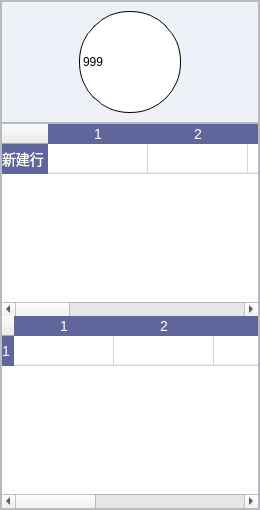
         <widget class="QWidget" name="page_home">
          <property name="sizePolicy">
           <sizepolicy hsizetype="Preferred" vsizetype="Preferred">
            <horstretch>0</horstretch>
            <verstretch>0</verstretch>
           </sizepolicy>
          </property>
          <layout class="QVBoxLayout" name="verticalLayout_3">
           <property name="spacing">
            <number>0</number>
           </property>
           <property name="leftMargin">
            <number>0</number>
           </property>
           <property name="topMargin">
            <number>0</number>
           </property>
           <property name="rightMargin">
            <number>0</number>
           </property>
           <property name="bottomMargin">
            <number>0</number>
           </property>
           <item>
            <widget class="QFrame" name="frame_home">
             <property name="styleSheet">
              <string notr="true">QFrame{
    background-color: #EEF1F7
}</string>
             </property>
             <property name="frameShape">
              <enum>QFrame::StyledPanel</enum>
             </property>
             <property name="frameShadow">
              <enum>QFrame::Raised</enum>
             </property>
             <layout class="QVBoxLayout" name="verticalLayout_14">
              <property name="spacing">
               <number>0</number>
              </property>
              <property name="leftMargin">
               <number>0</number>
              </property>
              <property name="topMargin">
               <number>0</number>
              </property>
              <property name="rightMargin">
               <number>0</number>
              </property>
              <property name="bottomMargin">
               <number>0</number>
              </property>
              <item>
               <widget class="QFrame" name="frame_home_power">
                <property name="frameShape">
                 <enum>QFrame::StyledPanel</enum>
                </property>
                <property name="frameShadow">
                 <enum>QFrame::Raised</enum>
                </property>
                <layout class="QHBoxLayout" name="horizontalLayout_2">
                 <item>
                  <spacer name="horizontalSpacer_power_left">
                   <property name="orientation">
                    <enum>Qt::Horizontal</enum>
                   </property>
                   <property name="sizeHint" stdset="0">
                    <size>
                     <width>40</width>
                     <height>20</height>
                    </size>
                   </property>
                  </spacer>
                 </item>
                 <item>
                  <widget class="QLabel" name="label">
                   <property name="styleSheet">
                    <string notr="true">QLabel {
	text-align: center; /* 文本居中对齐 */
	border: 1px solid black; /* 可选，添加边框以查看圆形效果 */
    min-width:  100px;
    max-width:  100px;
    min-height: 100px;
    max-height: 100px;
    border-radius: 50px;
	background-color: rgb(255, 255, 255);
}</string>
                   </property>
                   <property name="text">
                    <string>999</string>
                   </property>
                  </widget>
                 </item>
                 <item>
                  <spacer name="horizontalSpacer_power_right">
                   <property name="orientation">
                    <enum>Qt::Horizontal</enum>
                   </property>
                   <property name="sizeHint" stdset="0">
                    <size>
                     <width>40</width>
                     <height>20</height>
                    </size>
                   </property>
                  </spacer>
                 </item>
                </layout>
               </widget>
              </item>
              <item>
               <widget class="QFrame" name="frame_home_record">
                <property name="frameShape">
                 <enum>QFrame::StyledPanel</enum>
                </property>
                <property name="frameShadow">
                 <enum>QFrame::Raised</enum>
                </property>
                <layout class="QVBoxLayout" name="verticalLayout_15">
                 <property name="spacing">
                  <number>0</number>
                 </property>
                 <property name="leftMargin">
                  <number>0</number>
                 </property>
                 <property name="topMargin">
                  <number>0</number>
                 </property>
                 <property name="rightMargin">
                  <number>0</number>
                 </property>
                 <property name="bottomMargin">
                  <number>0</number>
                 </property>
                 <item>
                  <widget class="QTableWidget" name="tableWidget_physical">
                   <property name="styleSheet">
                    <string notr="true">/*表格的一种美化方式*/
QHeaderView
{
    background:transparent;
}

QHeaderView::section
{
    font-size:14px;
    font-family:&quot;Microsoft YaHei&quot;;
    color:#FFFFFF;
    background:#60669B;
    border:none;
    text-align:left;
}

QTableWidget
{
    background:#FFFFFF;
    border:none;

    font-size:20px;
    font-family:&quot;Microsoft YaHei&quot;;
    color:#666666;
}
QTableWidget::item
{
    border-bottom:1px solid #EEF1F7 ;
}

QTableWidget::item::selected
{
    color:red;
    background:#EFF4FF;
}
QScrollBar::handle:vertical
{
    background: rgba(255,255,255,20%);
    border: 0px solid grey;
    border-radius:1px;
    width: 2px;
}

QScrollBar::add-page:vertical, QScrollBar::sub-page:vertical
{
    background:rgba(255,255,255,10%);
}


QScollBar::add-line:vertical, QScrollBar::sub-line:vertical
{
    background:transparent;
}
</string>
                   </property>
                   <property name="frameShape">
                    <enum>QFrame::Panel</enum>
                   </property>
                   <property name="frameShadow">
                    <enum>QFrame::Sunken</enum>
                   </property>
                   <property name="verticalScrollBarPolicy">
                    <enum>Qt::ScrollBarAsNeeded</enum>
                   </property>
                   <property name="horizontalScrollBarPolicy">
                    <enum>Qt::ScrollBarAsNeeded</enum>
                   </property>
                   <property name="sizeAdjustPolicy">
                    <enum>QAbstractScrollArea::AdjustIgnored</enum>
                   </property>
                   <property name="autoScroll">
                    <bool>true</bool>
                   </property>
                   <property name="alternatingRowColors">
                    <bool>false</bool>
                   </property>
                   <property name="verticalScrollMode">
                    <enum>QAbstractItemView::ScrollPerPixel</enum>
                   </property>
                   <property name="horizontalScrollMode">
                    <enum>QAbstractItemView::ScrollPerPixel</enum>
                   </property>
                   <property name="sortingEnabled">
                    <bool>false</bool>
                   </property>
                   <attribute name="horizontalHeaderCascadingSectionResizes">
                    <bool>true</bool>
                   </attribute>
                   <attribute name="horizontalHeaderMinimumSectionSize">
                    <number>10</number>
                   </attribute>
                   <attribute name="horizontalHeaderStretchLastSection">
                    <bool>false</bool>
                   </attribute>
                   <attribute name="verticalHeaderCascadingSectionResizes">
                    <bool>true</bool>
                   </attribute>
                   <attribute name="verticalHeaderStretchLastSection">
                    <bool>false</bool>
                   </attribute>
                   <row>
                    <property name="text">
                     <string>新建行</string>
                    </property>
                   </row>
                   <column>
                    <property name="text">
                     <string>1</string>
                    </property>
                   </column>
                   <column>
                    <property name="text">
                     <string>2</string>
                    </property>
                   </column>
                   <column>
                    <property name="text">
                     <string>3</string>
                    </property>
                   </column>
                   <column>
                    <property name="text">
                     <string>4</string>
                    </property>
                   </column>
                   <column>
                    <property name="text">
                     <string>5</string>
                    </property>
                   </column>
                   <column>
                    <property name="text">
                     <string>6</string>
                    </property>
                   </column>
                   <column>
                    <property name="text">
                     <string>7</string>
                    </property>
                   </column>
                   <column>
                    <property name="text">
                     <string>8</string>
                    </property>
                   </column>
                   <column>
                    <property name="text">
                     <string>9</string>
                    </property>
                   </column>
                  </widget>
                 </item>
                 <item>
                  <widget class="QTableWidget" name="tableWidget_sports">
                   <property name="styleSheet">
                    <string notr="true">/*表格的一种美化方式*/
QHeaderView
{
    background:transparent;
}

QHeaderView::section
{
    font-size:14px;
    font-family:&quot;Microsoft YaHei&quot;;
    color:#FFFFFF;
    background:#60669B;
    border:none;
    text-align:left;
}

QTableWidget
{
    background:#FFFFFF;
    border:none;

    font-size:20px;
    font-family:&quot;Microsoft YaHei&quot;;
    color:#666666;
}
QTableWidget::item
{
    border-bottom:1px solid #EEF1F7 ;
}

QTableWidget::item::selected
{
    color:red;
    background:#EFF4FF;
}
QScrollBar::handle:vertical
{
    background: rgba(255,255,255,20%);
    border: 0px solid grey;
    border-radius:1px;
    width: 2px;
}

QScrollBar::add-page:vertical, QScrollBar::sub-page:vertical
{
    background:rgba(255,255,255,10%);
}


QScollBar::add-line:vertical, QScrollBar::sub-line:vertical
{
    background:transparent;
}
</string>
                   </property>
                   <property name="verticalScrollMode">
                    <enum>QAbstractItemView::ScrollPerPixel</enum>
                   </property>
                   <property name="horizontalScrollMode">
                    <enum>QAbstractItemView::ScrollPerPixel</enum>
                   </property>
                   <row>
                    <property name="text">
                     <string>1</string>
                    </property>
                   </row>
                   <column>
                    <property name="text">
                     <string>1</string>
                    </property>
                   </column>
                   <column>
                    <property name="text">
                     <string>2</string>
                    </property>
                   </column>
                   <column>
                    <property name="text">
                     <string>3</string>
                    </property>
                   </column>
                   <column>
                    <property name="text">
                     <string>4</string>
                    </property>
                   </column>
                   <column>
                    <property name="text">
                     <string>5</string>
                    </property>
                   </column>
                   <column>
                    <property name="text">
                     <string>6</string>
                    </property>
                   </column>
                   <column>
                    <property name="text">
                     <string>7</string>
                    </property>
                   </column>
                  </widget>
                 </item>
                </layout>
               </widget>
              </item>
             </layout>
            </widget>
           </item>
          </layout>
         </widget>
